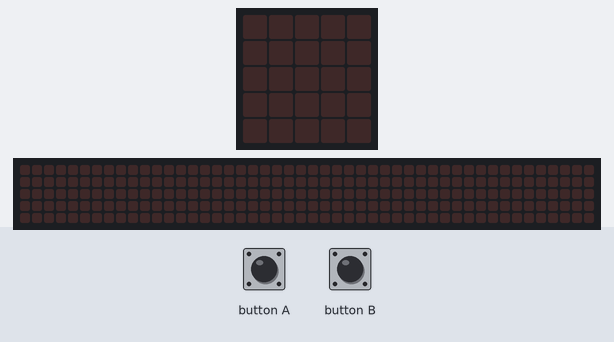
The program below on a simulated BBC micro:bit (MakeCode). Shown: the board's 5×5 LED display, a strip that is not on the board, showing the scrolling text unrolled. Inputs (shaded band) come from the test bench. Random numbers come from a fixed seed; the 48×5 strip is a reading aid, not a part: it shows the text the display is scrolling, unrolled, one strip-width of it at a time.

Above: at 1.2 s.
1.3 s: button A pressed for 0.15 s
At 2.0 s:
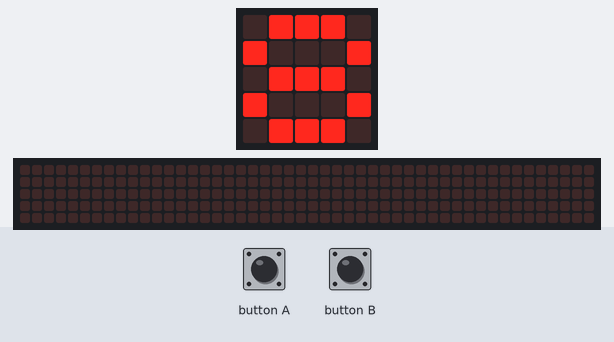
4.4 s: button B pressed for 0.15 s
At 6.47 s:
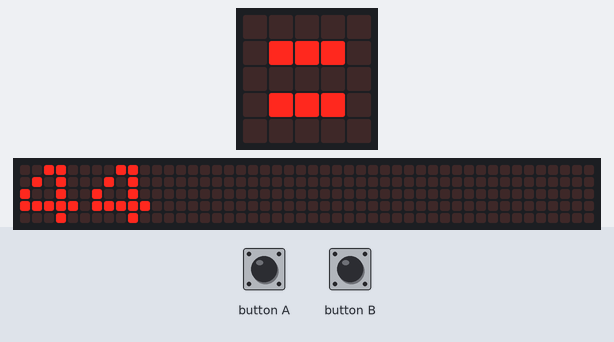
7.5 s: button A pressed for 0.15 s
At 9.17 s:
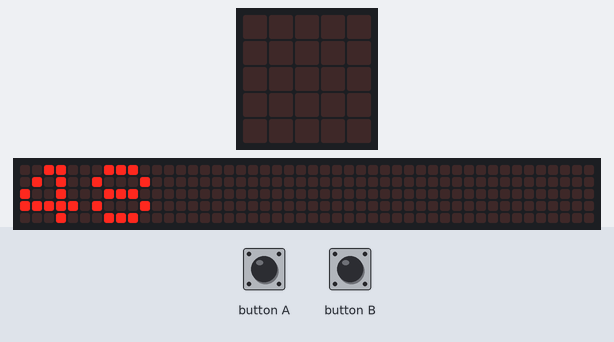
10.6 s: button B pressed for 0.15 s
At 14.12 s:
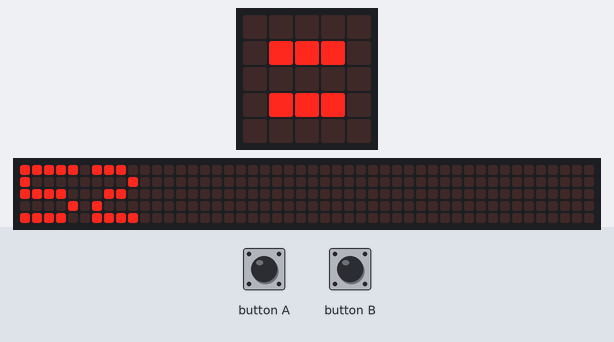
Timing chart, 0 to 14.7 s (numbered marks = the images above; inputs shaded):
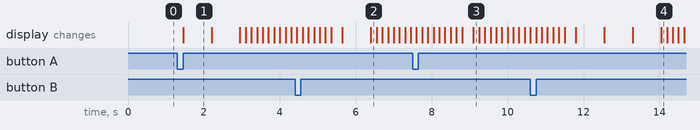

The program:

main.ts
```typescript
let add1 = 0
let add2 = 0
input.onButtonPressed(Button.A, function () {
    add1 = randint(0, 50)
    add2 = randint(0, 50)
    basic.showNumber(add1)
    basic.showString("+")
    basic.showNumber(add2)
    basic.showString("=")
})
input.onButtonPressed(Button.B, function () {
    basic.showNumber(add1 + add2)
})
```

test.ts
```typescript
// i test vanno qui; questi non saranno compilati quando questo pacchetto viene usato come estensione.
```

Measured:
- after the input at 1.3 s, the display: changes after 0.15 s (image 1)
- what the display in image 1 shows lasts 0.7 s, from 1.5 s to 2.2 s
